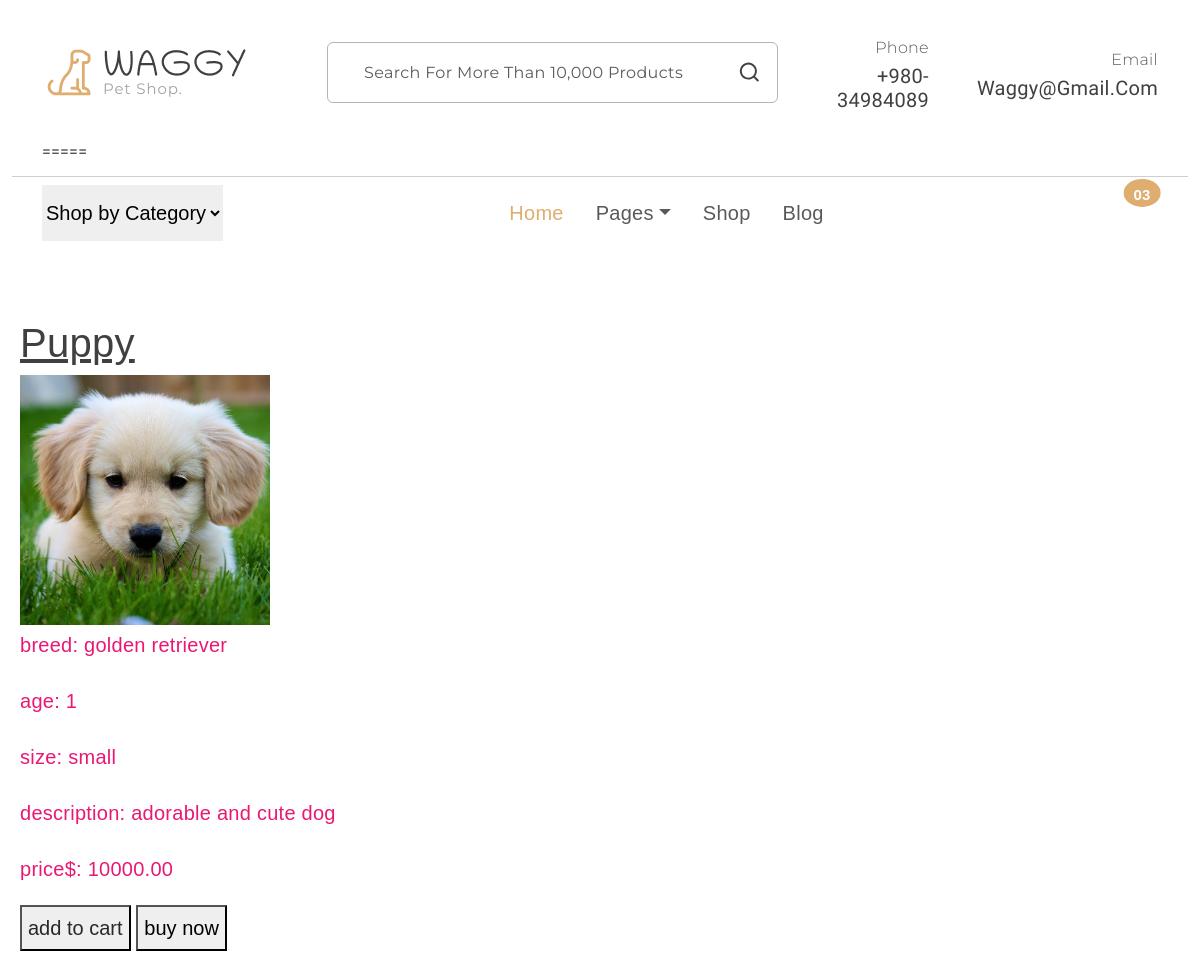
Page /detailes/7/ on the earlier database version.
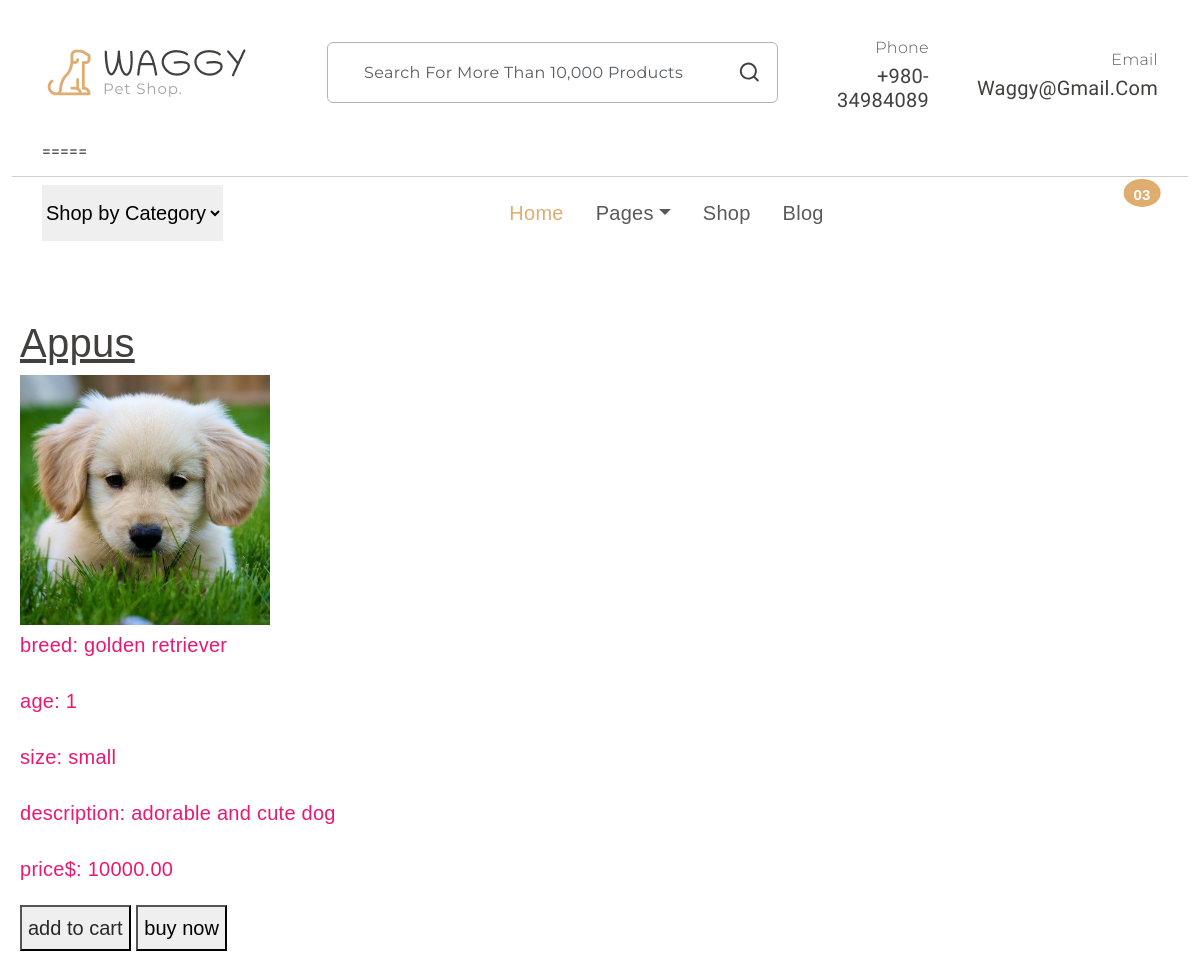
Same page on the later database version.
### shop/models.py (models this page shows, shortened)
class Pet(models.Model):
    CATEGORY = models.ForeignKey(PetCategory, on_delete=models.CASCADE)
    name = models.CharField(max_length=100)
    image = models.ImageField(upload_to='pet_images/',default='pet_images/default.jpg')
    description = models.TextField()
    breed = models.CharField(max_length=100)
    price = models.DecimalField(max_digits=10, decimal_places=2)
    age = models.PositiveIntegerField()
    size = models.CharField(max_length=50)

### shop/views.py (the view)
# urls.py: path('detailes/<int:p_id>/',views.detailes1,name='detailes'),
def detailes1(request,p_id):
    pet = Pet.objects.get(id=p_id)
    return render(request,"detailes.html", {"pet": pet})

### templates/detailes.html (shortened to what this page needs)
{% extends 'base.html' %}
{% block content %}
<div style="color: rgb(234, 24, 115); font-size: 20px; font-family: 'Lucida Sans', 'Lucida Sans Regular', 'Lucida Grande', 'Lucida Sans Unicode', Geneva, Verdana, sans-serif; margin-top: 50px; padding: 20px; border-radius: 5px;">
<h1 style="font-family: 'Lucida Sans', 'Lucida Sans Regular', 'Lucida Grande', 'Lucida Sans Unicode', Geneva, Verdana, sans-serif;"><u>{{pet.name}}</u></h1>
<img src="{{ pet.image.url }}" alt="" style="width: 250px; height: 250px; object-fit: cover;">
<p>breed: {{pet.breed}}</p>
<p>age: {{ pet.age }}</p>
<p>size: {{ pet.size}}</p>
<p>description: {{ pet.description }}</p>
<p>price$: {{ pet.price }}</p>
<button><a href="{% url 'add_to_cart' pet.id %}">add to cart</a></button>
<button>buy now</button>
</div>
{% endblock %}

Differences in the rows shown:
changed Pet "golden retriever": name "Puppy" → "Appus"
